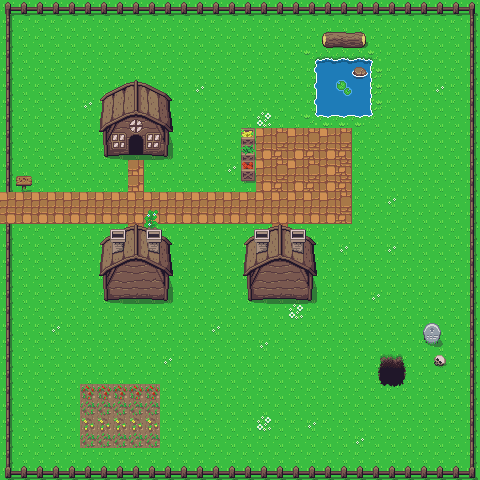

Rendered tile map (Tiled .tmx) drawn with the repository's tilesets; below, a short description and the map source with its tile grids summarised:
An orthogonal 30x30 tile map with 16x16 px tiles, 5 tile layers (ground_layer, decorations, house_layer_bottom, sprite_layer, ...) and 18 objects (13x obstacle, 3x cnct, npc, player).

<map version="1.2" tiledversion="1.2.0" orientation="orthogonal" renderorder="right-down" width="30" height="30" tilewidth="16" tileheight="16" infinite="0" nextlayerid="10" nextobjectid="54">
 <tileset firstgid="1" source="Overworld.tsx" />
 <layer id="1" name="ground_layer" width="30" height="30">
  <data>[900 cells, 900 non-empty, 16 distinct tile ids]</data>
 </layer>
 <layer id="6" name="decorations" width="30" height="30">
  <data>[900 cells, 63 non-empty, 31 distinct tile ids]</data>
 </layer>
 <objectgroup id="7" name="Mobs">
  <object id="50" name="Farmer1" type="npc" x="100" y="424" />
 </objectgroup>
 <objectgroup id="3" name="connections">
  <object id="4" name="1-3S2-1" type="cnct" x="127" y="140" width="17" height="12" />
  <object id="29" name="1-2E1-1" type="cnct" x="-0.1437" y="192.066" width="16.4374" height="31.7855" rotation="-0.0537471" />
  <object id="30" name="crates" type="obstacle" x="240" y="128" width="16" height="52" />
  <object id="31" name="hole" type="obstacle" x="380" y="364" width="24" height="20" />
  <object id="53" name="1-7N3-1" type="cnct" x="372" y="180" width="32" height="32" />
 </objectgroup>
 <objectgroup id="2" name="player_layer">
  <object id="1" name="player" x="184" y="196" />
 </objectgroup>
 <objectgroup id="5" name="obstacles">
  <object id="10" name="wall" type="obstacle" x="100" y="240" width="73" height="60" />
  <object id="22" name="wall" type="obstacle" x="243" y="241" width="73" height="60" />
  <object id="35" name="fence" type="obstacle" x="0" y="0" width="480" height="8" />
  <object id="37" name="fence" type="obstacle" x="0" y="8" width="8" height="472" />
  <object id="38" name="fence" type="obstacle" x="8" y="472" width="472" height="8" />
  <object id="39" name="fence" type="obstacle" x="472" y="8" width="8" height="464" />
  <object id="41" name="water" type="obstacle" x="320" y="64" width="48" height="48" />
  <object id="42" name="grave" type="obstacle" x="424" y="324" width="16" height="20" />
  <object id="44" name="wall" type="obstacle" x="104" y="112" width="20" height="48" />
  <object id="45" name="wall" type="obstacle" x="148" y="112" width="24" height="48" />
  <object id="46" name="wall" type="obstacle" x="124" y="112" width="24" height="12" />
 </objectgroup>
 <layer id="4" name="house_layer_bottom" width="30" height="30">
  <data>[900 cells, 169 non-empty, 41 distinct tile ids]</data>
 </layer>
 <layer id="9" name="sprite_layer" width="30" height="30">
  <data>[900 cells, 0 non-empty, 0 distinct tile ids]</data>
 </layer>
 <layer id="8" name="house_layer_top" width="30" height="30">
  <data>[900 cells, 20 non-empty, 15 distinct tile ids]</data>
 </layer>
</map>
